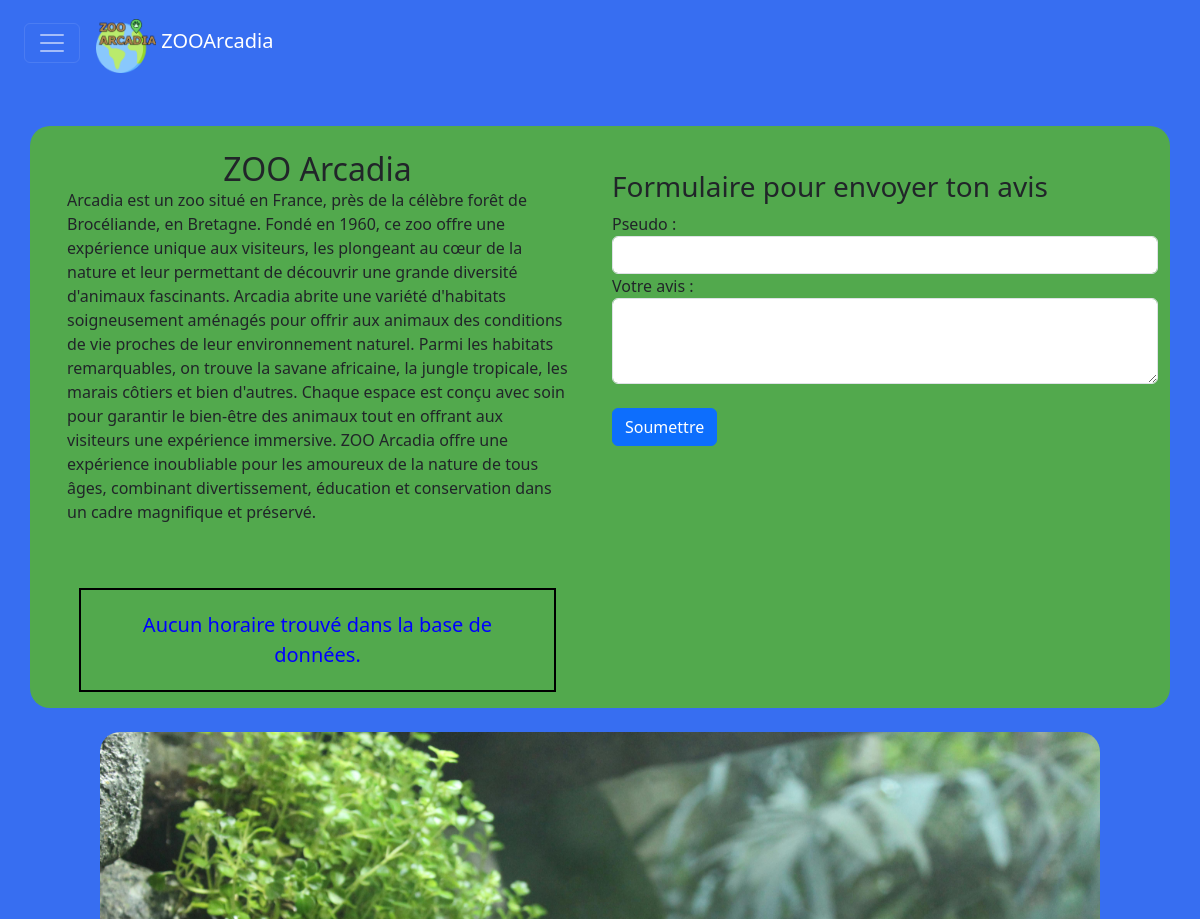
Before: / (upper part) with the older database file.
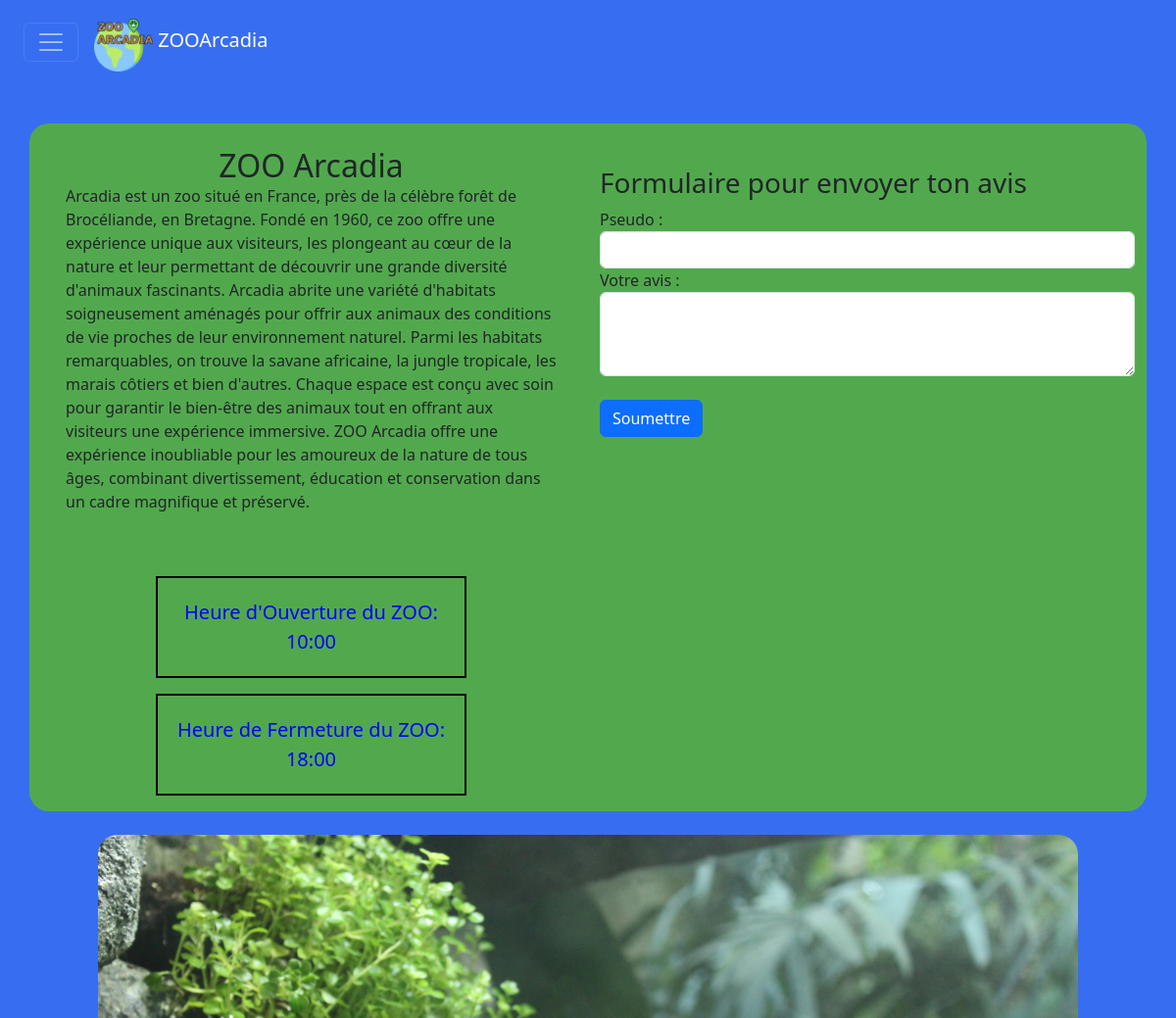
After: the same page with the newer database file.
### tables this page shows
CREATE TABLE horaire (
    id INT AUTO_INCREMENT PRIMARY KEY,
    debut TIME NOT NULL,
    fin TIME NOT NULL
);

### front/article_accueil.php (the view, shortened to what this page needs)
<?php
require_once('back/connect_bdd.php');
$idHoraire = 1;
$sqlHoraire = "SELECT * FROM horaire WHERE id = ?";
$stmtHoraire = $connexion->prepare($sqlHoraire);
$stmtHoraire->bind_param("i", $idHoraire);
$stmtHoraire->execute();
$resultHoraire = $stmtHoraire->get_result();
if ($resultHoraire->num_rows > 0) {
    $rowHoraire = $resultHoraire->fetch_assoc();
    $heure_ouverture = $rowHoraire['debut'];
    $heure_fermeture = $rowHoraire['fin'];
} else {
    $heure_ouverture = null;
    $heure_fermeture = null;
}
?>
<div class="container" id="background2">
    <div class="row">
        <div class="column left custom-form col-md-3">
            <br>
            <h2 class='text-center'>ZOO Arcadia</h2>
            <p class='text-justify'>
                Arcadia est un zoo situé en France, près de la célèbre forêt de Brocéliande, en Bretagne. Fondé en 1960, ce zoo offre une expérience unique aux visiteurs, les plongeant au cœur de la nature et leur permettant de découvrir une grande diversité d'animaux fascinants.
                Arcadia abrite une variété d'habitats soigneusement aménagés pour offrir aux animaux des conditions de vie proches de leur environnement naturel. Parmi les habitats remarquables, on trouve la savane africaine, la jungle tropicale, les marais côtiers et bien d'autres. Chaque espace est conçu avec soin pour garantir le bien-être des animaux tout en offrant aux visiteurs une expérience immersive.
                ZOO Arcadia offre une expérience inoubliable pour les amoureux de la nature de tous âges, combinant divertissement, éducation et conservation dans un cadre magnifique et préservé.
            </p>
            <div class='container'>
                <div class="text-center">
                    <br>
                    <br>
                    <?php if ($heure_ouverture && $heure_fermeture): ?>
                        <p class="font-weight-bold" style="font-size: 20px; color: blue; border: 2px solid black; padding: 20px;">Heure d'Ouverture du ZOO:<br><?php echo date("H:i", strtotime($heure_ouverture)); ?></p>
                        <p class="font-weight-bold" style="font-size: 20px; color: blue; border: 2px solid black; padding: 20px;">Heure de Fermeture du ZOO:<br><?php echo date("H:i", strtotime($heure_fermeture)); ?></p>
                    <?php else: ?>
                        <p class="font-weight-bold" style="font-size: 20px; color: blue; border: 2px solid black; padding: 20px;">Aucun horaire trouvé dans la base de données.</p>
                    <?php endif; ?>
                </div>
            </div>
        </div>
        <div class="col-md-6">
            <div class="form-container">
                <br>
                <h3 class='text-justify'>Formulaire pour envoyer ton avis</h3>
                <form id="avisForm" method="post" action="back/save_avis.php" class='text-justify'>
                    <div class="form-group">
                        <label for="pseudo">Pseudo :</label>
                        <input type="text" class="form-control" id="pseudo" name="pseudo" required>
                    </div>
                    <div class="form-group">
                        <label for="commentaire">Votre avis :</label>
                        <textarea class="form-control" id="commentaire" name="commentaire" rows="3" required></textarea>
                    </div>
                    <br>
                    <button type="submit" class="btn btn-primary">Soumettre</button>
                </form>
            </div>
        </div>
    </div>
</div>
<br>
<div id="carouselExampleIndicators" class="carousel slide rounded-carousel custom-carousel" data-bs-ride="carousel">
    <div class="carousel-inner">
        <div class="carousel-item active">
            <img src="front/img/zoop.jpg" class="d-block w-100" alt="...">
        </div>
    </div>
    <button class="carousel-control-prev" type="button" data-bs-target="#carouselExampleIndicators" data-bs-slide="prev">
    </button>
    <button class="carousel-control-next" type="button" data-bs-target="#carouselExampleIndicators" data-bs-slide="next">
    </button>
</div>

### index.php (shortened to what this page needs)
<!DOCTYPE html>
<html lang="fr">
<head>
    <link href="front/css/style.css" rel="stylesheet" type="text/css">
    <link href="https://cdn.jsdelivr.net/npm/bootstrap@5.3.0-alpha1/dist/css/bootstrap.min.css" rel="stylesheet">
</head>
<body>
    <?php
    include 'front/header.php';
    ?>
</body>
</html>

### front/header.php (shortened to what this page needs)
<div class="container-fluid carousel-container">
    <?php
    if (!isset($_SESSION['username']) && !in_array(basename($_SERVER['SCRIPT_FILENAME']), ['admin.php', 'veto.php', 'empl.php'])) {
    echo '
    <nav class="navbar navbar-dark bg-bark" style="width: 80px;">
        <div class="container-fluid">
            <div class="d-flex align-items-center">
                <button class="navbar-toggler me-3" type="button" data-bs-toggle="offcanvas" data-bs-target="#offcanvasDarkNavbar" aria-controls="offcanvasDarkNavbar" aria-label="Toggle navigation">
                    <span class="navbar-toggler-icon"></span>
                </button>
                <a class="navbar-brand ms-auto" href="index.php">
                    <img src="front/img/logo.png" alt="ZOOArcadia Logo" class="logo" width="60" height="60">
                    ZOOArcadia
                </a>
            </div>
            <div class="offcanvas offcanvas-end text-bg-dark" tabindex="-1" id="offcanvasDarkNavbar" aria-labelledby="offcanvasDarkNavbarLabel">
            <div class="offcanvas-header">
                <h5 class="offcanvas-title" id="offcanvasDarkNavbarLabel">ZOOArcadia</h5>
                <button type="button" class="btn-close btn-close-white" data-bs-dismiss="offcanvas" aria-label="Close"></button>
            </div>
            <div class="offcanvas-body">
                <ul class="navbar-nav justify-content-end flex-grow-1 pe-3">
                    <li class="nav-item">
                        <a class="nav-link active" aria-current="page" href="index.php">Accueil</a>
                    </li>
                    <li class="nav-item">
                        <a class="nav-link" href="les_services.php">Services</a>
                    </li>
                    <li class="nav-item">
                        <a class="nav-link" href="les_habitats.php">Habitats</a>
                    </li>
                    <li class="nav-item">
                        <a class="nav-link" href="contact.php">Contact</a>
                    </li>
                    <br>
                    <li class="nav-item">
                        <a href="connexion.php" class="btn btn-danger connexion-button">
                            <img src="front/img/connexion.png" alt="Connexion" class="connexion-image">
                            <span class="connexion-text">Connexion<br>réservée au<br>personnels du <br>zoo</span>
                        </a>
                    </li>
                </ul>
            </div>
        </div>
    </nav>';
    }?>
    <div class="info-container <?php if (basename($_SERVER['SCRIPT_FILENAME']) == 'les_services.php' || basename($_SERVER['SCRIPT_FILENAME']) == 'les_habitats.php' || basename($_SERVER['SCRIPT_FILENAME']) == 'connexion.php') { echo 'transparent-bg'; } ?>">
        <?php
        $page = basename($_SERVER['SCRIPT_FILENAME']);
        switch ($page) {
            default:
                require 'front/article_accueil.php';
                break;
        }
        ?>
    </div>
</div>

### front/css/style.css (style rules this page uses)
body { background-color: rgb(55, 110, 241); }
.info-container { margin-top: 40px; }
.container { flex-direction: row; display: flex; flex-direction: column; gap: 20px; }
.column.left { margin-right: 20px; }
.column, .column2 { flex: 1; }
.form-container, .form-container2 { margin: 20px 0; }
#background2 { background-color: rgb(82, 169, 77); border-radius: 20px; }
.carousel-inner { border-radius: 20px; }
.custom-form { margin-left: 25px; margin-right: 25px; }
.text-center, .text-center2 { text-align: center; margin: auto; }
.custom-carousel { max-width: 1000px; margin: auto; }

Changed rows visible on the page:
added horaire: debut "10:00", fin "18:00"
Other visible differences:
text no longer shown: "Aucun horaire trouvé dans la base de données."
text now shown: "Heure d'Ouverture du ZOO: Heure de Fermeture du ZOO:"
